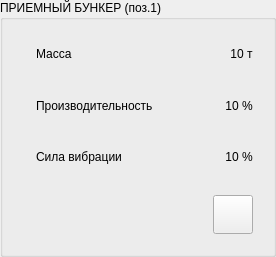
  <widget class="QGroupBox" name="panel_in_container">
   <property name="geometry">
    <rect>
     <x>1560</x>
     <y>210</y>
     <width>267</width>
     <height>257</height>
    </rect>
   </property>
   <property name="title">
    <string>ПРИЕМНЫЙ БУНКЕР (поз.1)</string>
   </property>
   <property name="style" stdset="0">
    <string>vodoley</string>
   </property>
   <layout class="QVBoxLayout" name="verticalLayout_2">
    <item>
     <widget class="QWidget" name="widget_5" native="true">
      <layout class="QHBoxLayout" name="horizontalLayout_5">
       <item alignment="Qt::AlignLeft">
        <widget class="QLabel" name="icon_1">
         <property name="maximumSize">
          <size>
           <width>32</width>
           <height>32</height>
          </size>
         </property>
         <property name="text">
          <string/>
         </property>
         <property name="pixmap">
          <pixmap resource="../resources.qrc">:/heavy.png</pixmap>
         </property>
         <property name="scaledContents">
          <bool>true</bool>
         </property>
        </widget>
       </item>
       <item>
        <widget class="QLabel" name="hint_1">
         <property name="sizePolicy">
          <sizepolicy hsizetype="Expanding" vsizetype="Preferred">
           <horstretch>0</horstretch>
           <verstretch>0</verstretch>
          </sizepolicy>
         </property>
         <property name="text">
          <string>Масса</string>
         </property>
         <property name="alignment">
          <set>Qt::AlignLeading|Qt::AlignLeft|Qt::AlignVCenter</set>
         </property>
         <property name="style" stdset="0">
          <string>hint</string>
         </property>
        </widget>
       </item>
       <item alignment="Qt::AlignRight">
        <widget class="QLabel" name="weight_1">
         <property name="text">
          <string>10 т</string>
         </property>
         <property name="alignment">
          <set>Qt::AlignCenter</set>
         </property>
         <property name="style" stdset="0">
          <string>hint</string>
         </property>
        </widget>
       </item>
      </layout>
     </widget>
    </item>
    <item>
     <widget class="QWidget" name="widget_9" native="true">
      <layout class="QHBoxLayout" name="horizontalLayout_9">
       <item alignment="Qt::AlignLeft">
        <widget class="QLabel" name="icon_2">
         <property name="maximumSize">
          <size>
           <width>32</width>
           <height>32</height>
          </size>
         </property>
         <property name="text">
          <string/>
         </property>
         <property name="pixmap">
          <pixmap resource="../resources.qrc">:/speed.png</pixmap>
         </property>
         <property name="scaledContents">
          <bool>true</bool>
         </property>
        </widget>
       </item>
       <item>
        <widget class="QLabel" name="hint_2">
         <property name="sizePolicy">
          <sizepolicy hsizetype="Expanding" vsizetype="Preferred">
           <horstretch>0</horstretch>
           <verstretch>0</verstretch>
          </sizepolicy>
         </property>
         <property name="text">
          <string>Производительность</string>
         </property>
         <property name="alignment">
          <set>Qt::AlignLeading|Qt::AlignLeft|Qt::AlignVCenter</set>
         </property>
         <property name="style" stdset="0">
          <string>hint</string>
         </property>
        </widget>
       </item>
       <item alignment="Qt::AlignRight">
        <widget class="QLabel" name="fq_1">
         <property name="text">
          <string>10 %</string>
         </property>
         <property name="alignment">
          <set>Qt::AlignCenter</set>
         </property>
         <property name="style" stdset="0">
          <string>hint</string>
         </property>
        </widget>
       </item>
      </layout>
     </widget>
    </item>
    <item>
     <widget class="QWidget" name="widget_15" native="true">
      <layout class="QHBoxLayout" name="horizontalLayout_19">
       <item alignment="Qt::AlignLeft">
        <widget class="QLabel" name="icon_3">
         <property name="maximumSize">
          <size>
           <width>32</width>
           <height>32</height>
          </size>
         </property>
         <property name="text">
          <string/>
         </property>
         <property name="pixmap">
          <pixmap resource="../resources.qrc">:/strength.png</pixmap>
         </property>
         <property name="scaledContents">
          <bool>true</bool>
         </property>
        </widget>
       </item>
       <item>
        <widget class="QLabel" name="hint_3">
         <property name="sizePolicy">
          <sizepolicy hsizetype="Expanding" vsizetype="Preferred">
           <horstretch>0</horstretch>
           <verstretch>0</verstretch>
          </sizepolicy>
         </property>
         <property name="text">
          <string>Сила вибрации</string>
         </property>
         <property name="alignment">
          <set>Qt::AlignLeading|Qt::AlignLeft|Qt::AlignVCenter</set>
         </property>
         <property name="style" stdset="0">
          <string>hint</string>
         </property>
        </widget>
       </item>
       <item alignment="Qt::AlignRight">
        <widget class="QLabel" name="fq_2">
         <property name="text">
          <string>10 %</string>
         </property>
         <property name="alignment">
          <set>Qt::AlignCenter</set>
         </property>
         <property name="style" stdset="0">
          <string>hint</string>
         </property>
        </widget>
       </item>
      </layout>
     </widget>
    </item>
    <item>
     <widget class="QWidget" name="status_row_7" native="true">
      <layout class="QHBoxLayout" name="horizontalLayout_17">
       <item>
        <widget class="QLabel" name="powered_1">
         <property name="enabled">
          <bool>false</bool>
         </property>
         <property name="minimumSize">
          <size>
           <width>32</width>
           <height>32</height>
          </size>
         </property>
         <property name="maximumSize">
          <size>
           <width>32</width>
           <height>32</height>
          </size>
         </property>
         <property name="toolTip">
          <string>Авария ЧП. Возможно потребуется выключить-включить ЧП 9</string>
         </property>
         <property name="text">
          <string/>
         </property>
         <property name="pixmap">
          <pixmap resource="../resources.qrc">:/bolt.png</pixmap>
         </property>
         <property name="scaledContents">
          <bool>true</bool>
         </property>
        </widget>
       </item>
       <item>
        <widget class="QLabel" name="fault_1">
         <property name="enabled">
          <bool>false</bool>
         </property>
         <property name="minimumSize">
          <size>
           <width>32</width>
           <height>32</height>
          </size>
         </property>
         <property name="maximumSize">
          <size>
           <width>32</width>
           <height>32</height>
          </size>
         </property>
         <property name="text">
          <string/>
         </property>
         <property name="pixmap">
          <pixmap resource="../resources.qrc">:/attention.png</pixmap>
         </property>
         <property name="scaledContents">
          <bool>true</bool>
         </property>
        </widget>
       </item>
       <item>
        <widget class="QLabel" name="manual_1">
         <property name="enabled">
          <bool>false</bool>
         </property>
         <property name="minimumSize">
          <size>
           <width>32</width>
           <height>32</height>
          </size>
         </property>
         <property name="maximumSize">
          <size>
           <width>32</width>
           <height>32</height>
          </size>
         </property>
         <property name="toolTip">
          <string>Ручное управление/отладка включена</string>
         </property>
         <property name="text">
          <string/>
         </property>
         <property name="pixmap">
          <pixmap resource="../resources.qrc">:/hand.png</pixmap>
         </property>
         <property name="scaledContents">
          <bool>true</bool>
         </property>
        </widget>
       </item>
       <item>
        <widget class="QLabel" name="locked_1">
         <property name="enabled">
          <bool>false</bool>
         </property>
         <property name="minimumSize">
          <size>
           <width>32</width>
           <height>32</height>
          </size>
         </property>
         <property name="maximumSize">
          <size>
           <width>32</width>
           <height>32</height>
          </size>
         </property>
         <property name="toolTip">
          <string>Запрещено включать/заблокировано</string>
         </property>
         <property name="text">
          <string/>
         </property>
         <property name="pixmap">
          <pixmap resource="../resources.qrc">:/locked.png</pixmap>
         </property>
         <property name="scaledContents">
          <bool>true</bool>
         </property>
        </widget>
       </item>
       <item>
        <widget class="QLabel" name="overload_1">
         <property name="enabled">
          <bool>false</bool>
         </property>
         <property name="minimumSize">
          <size>
           <width>32</width>
           <height>32</height>
          </size>
         </property>
         <property name="maximumSize">
          <size>
           <width>32</width>
           <height>32</height>
          </size>
         </property>
         <property name="toolTip">
          <string>Перегрузка грохота</string>
         </property>
         <property name="text">
          <string/>
         </property>
         <property name="pixmap">
          <pixmap resource="../resources.qrc">:/too-hard.png</pixmap>
         </property>
         <property name="scaledContents">
          <bool>true</bool>
         </property>
        </widget>
       </item>
       <item>
        <spacer name="horizontalSpacer_7">
         <property name="orientation">
          <enum>Qt::Horizontal</enum>
         </property>
         <property name="sizeHint" stdset="0">
          <size>
           <width>40</width>
           <height>20</height>
          </size>
         </property>
        </spacer>
       </item>
       <item>
        <widget class="QToolButton" name="settings_1">
         <property name="cursor">
          <cursorShape>PointingHandCursor</cursorShape>
         </property>
         <property name="text">
          <string/>
         </property>
         <property name="icon">
          <iconset theme="system-settings">
           <normaloff>../../../../.designer/backup</normaloff>../../../../.designer/backup</iconset>
         </property>
         <property name="iconSize">
          <size>
           <width>32</width>
           <height>32</height>
          </size>
         </property>
        </widget>
       </item>
      </layout>
     </widget>
    </item>
   </layout>
  </widget>
